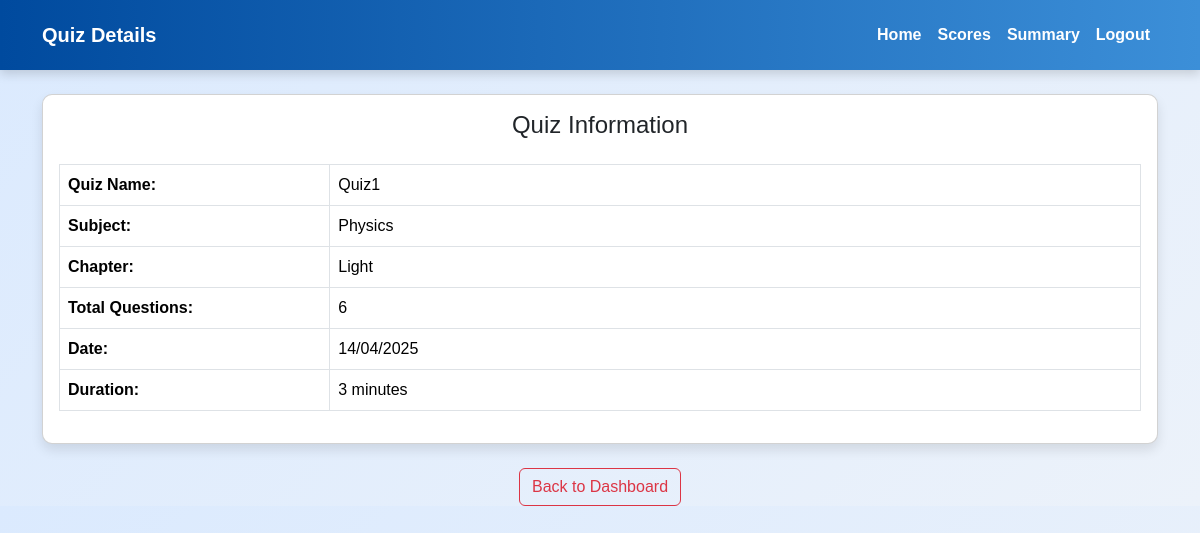
Page /Rajdip/2/view_quiz/1 on the committed database.
### models/models.py (models this page shows)
class Quiz(db.Model):
    quiz_id = db.Column(db.Integer(), primary_key = True)
    quiz_name = db.Column(db.String(), nullable =False)
    chapter_id = db.Column(db.Integer(), db.ForeignKey('chapter.chap_id'), nullable = False)
    date_of_quiz =  db.Column(db.DateTime(), default = datetime.utcnow)
    duration = db.Column(db.Integer(), nullable = False)
    questions = db.relationship('Question',backref='quiz')

class Subject(db.Model):
    sub_id = db.Column(db.Integer(), primary_key = True)
    sub_name = db.Column(db.String(), nullable = False)
    sub_description = db.Column(db.String(), nullable= True)
    chapters = db.relationship('Chapter', backref = 'subject')

class Chapter(db.Model):
    chap_id = db.Column(db.Integer(), primary_key = True)
    chap_name = db.Column(db.String(), nullable = False)
    chap_description = db.Column(db.String(), nullable = True)
    subject_id = db.Column(db.Integer, db.ForeignKey('subject.sub_id'), nullable = False)
    quizzes = db.relationship('Quiz', backref = 'chapter')

### controllers/controllers.py (the view)
@app.route('/<string:username>/<int:user_id>/view_quiz/<int:quiz_id>')
def view_quiz(quiz_id,user_id,username):
    quiz = Quiz.query.filter_by(quiz_id = quiz_id).first()
    user = User.query.filter_by(id = user_id,username=username).first()
    return render_template('view_quiz.html',quiz=quiz, my_user=user)

### templates/view_quiz.html (shortened to what this page needs)
<!DOCTYPE html>
<html>
<head>
    <link rel="stylesheet" href="https://cdn.jsdelivr.net/npm/bootstrap@5.3.3/dist/css/bootstrap.min.css">
    <link rel="stylesheet" href="/static/admin_dash.css">
</head>
<body>
    <nav class="navbar navbar-expand-lg">
        <div class="container">
            <h6 class="navbar-brand text-white mt-2 " >Quiz Details</h6>
            <div class="collapse navbar-collapse">
                <ul class="navbar-nav ms-auto">
                    <li class="nav-item"><a class="nav-link" href="/home/{{ my_user.username }}/{{ my_user.id }}">Home</a></li>
                    <li class="nav-item"><a class="nav-link" href="/scores/{{ my_user.id }}">Scores</a></li>
                    <li class="nav-item"><a class="nav-link" href="#">Summary</a></li>
                    <li class="nav-item"><a class="nav-link" href="/login">Logout</a></li>
                </ul>
            </div>
        </div>
    </nav>
    <div class="container mt-4">
        <div class="card p-3 mt-4">
            <h4 class="text-center">Quiz Information</h4>
            <table class="table table-bordered mt-3">
                <tbody>
                    <tr>
                        <th class="w-25">Quiz Name:</th>
                        <td> {{ quiz.quiz_name}} </td>
                    </tr>
                    <tr>
                        <th >Subject:</th>
                        <td> {{ quiz.chapter.subject.sub_name }} </td>
                    </tr>
                    <tr>
                        <th >Chapter:</th>
                        <td> {{ quiz.chapter.chap_name }} </td>
                    </tr>
                    <tr>
                        <th >Total Questions:</th>
                        <td> {{ quiz.questions|length }} </td>
                    </tr>
                    <tr>
                        <th >Date:</th>
                        <td> {{ quiz.date_of_quiz.strftime('%d/%m/%Y') }} </td>
                    </tr>
                    <tr>
                        <th>Duration:</th>
                        <td>{{ quiz.duration}} minutes</td>
                    </tr>
                </tbody>
            </table>
        </div>
    </div>
    <div class="text-center mt-4">
        <a href="/home/{{ my_user.username }}/{{ my_user.id }}" class="btn btn-outline-danger">Back to Dashboard</a>
    </div>
</body>
</html>

### static/admin_dash.css (style rules this page uses)
body { background: linear-gradient(135deg, #dbeafe, #ecf2fa); font-family: 'Poppins', sans-serif; margin: 0; }
.navbar { background: linear-gradient(to right,rgb(0, 74, 158),rgb(60, 143, 216)); box-shadow: 0px 4px 10px rgba(0, 0, 0, 0.15); padding: 10px 20px; transition: all 0.3s ease-in-out; }
.navbar-brand { font-size: 20px; font-weight: bold; }
.navbar a { color: white; font-weight: bold; transition: color 0.3s ease-in-out; }
.card { background: white; padding: 20px; border-radius: 10px; box-shadow: 0px 6px 12px rgba(0, 0, 0, 0.1); transition: transform 0.3s ease-in-out, box-shadow 0.3s ease-in-out; }

### rows in the picture
Quiz: quiz_name "Quiz1", date_of_quiz "14/04/2025", duration "3"
Subject: chapter.subject.sub_name "Physics"
Chapter: chapter.chap_name "Light"

### other values in the picture
{{ quiz.questions|length }} "6"
